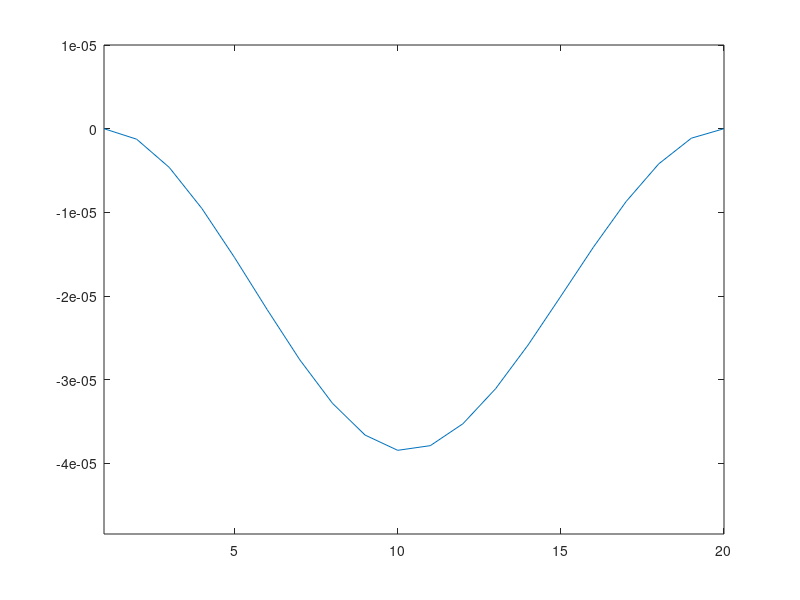
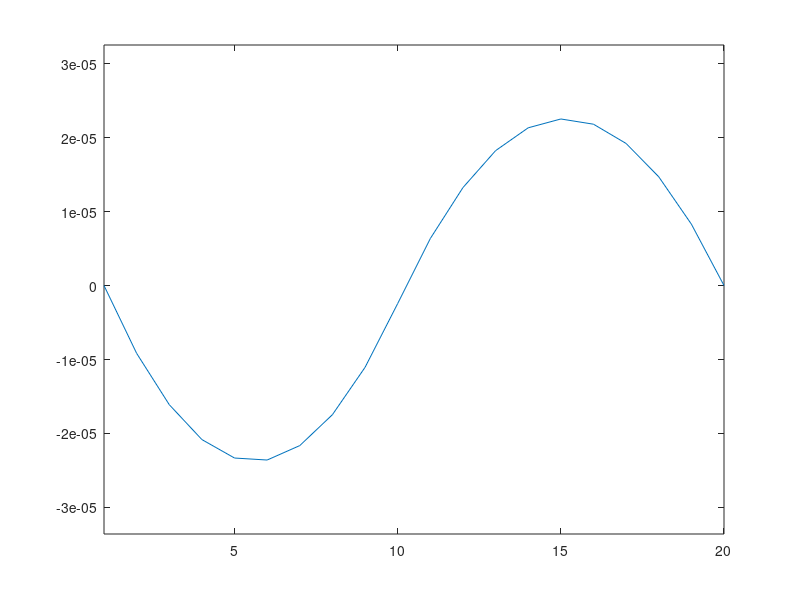
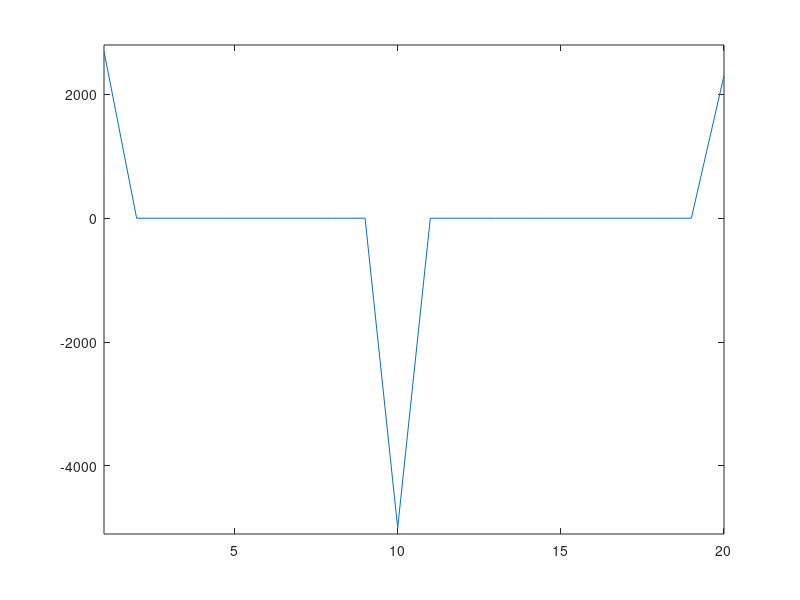
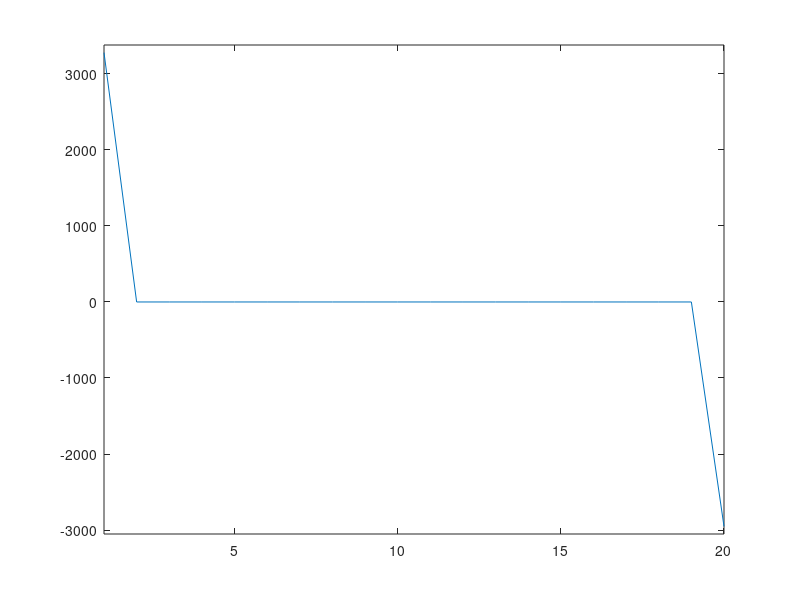

Here is the MATLAB script that generated these plots, in order:
%=======================================================================%
%                              FEM project                              %
% Problem - 1D Beam                                                     %   
% Maheshwaran K J - CB.EN.P2EDN19005                                    %
%=======================================================================%
%--------------------------------START----------------------------------%
tic               % For computing computational time 
clc               % Command Window clear
clear             % Workspace variable clear
%-----------------------------USER INPUTS-------------------------------%
% Any consistant unit system can be used.

%----------------------------Material def.------------------------------%
% E = [Modulus]
E = 210*10^9;

%---------------------------Beam properties-----------------------------%
% Total length
len = 5;
% Crossection type
% Use 'nan' to suppress
    % Square a = [side length]
    a = nan;
    % Circle r = [radius]
    r = nan;
    % rectangle R = [length, height]
    R = [nan,nan];
    % Manual MOI value for custom crossection
    I = 4*10^-4;

%---------------------------------Mesh----------------------------------%
% Number of elements
e = 19;
% Total number of nodes = e + 1

%-------------------------Boundary condition----------------------------%
% Bc = [Node number, Displacement val. [mm], Rotation val. [Deg]]
% Use '0' to suppress DOF
% For Fixed [Node number, 0, 0]
% For Pinned [Node number, 0, nan]

Bc = [1, 0, 0
    20, 0, 0];

%--------------------------------Load-----------------------------------%
% L = [Node number, Force, Moment]
% Use 'nan' to calculate reaction Force & Moment
% Use '0' to suppress Force/Moment
% For at Fixed [Node number, nan, nan]
% For Pinned [Node number, nan, 0]

L = [1, nan, nan
    10, -5000, 0
    20, nan, nan];

%-------------------------END OF USER INPUTS----------------------------%

%----------------------Assembly and calculation-------------------------%

%--------------------Moment of inertia calculation----------------------%
if (isnan(a) == 0)         % Reading Moment of inertia setting 
    sh = 1;                % Square
elseif (isnan(r) == 0)
    sh = 2;                % Circle
elseif (isnan(R(:,:)) == 0)
    sh = 3;                % Rectangle
else
    sh = 4;                % Manual
end

switch sh                  % Calculating Moment of inertia
    case 1
        I = (1/12) * a^4;
    case 2
        I = (1/4) * pi * r^4;
    case 3
        I = (1/12) * R(2) * R(1)^3;
    case 4                 
end

%----------------------Beam Stiffnes Matrix ref.------------------------%
el = len/e;
KK = [12 6*el -12 6*el
    6*el 4*el^2 -6*el 2*el^2
    -12 -6*el 12 -6*el
    6*el 2*el^2 -6*el 4*el^2];

%------------------------------LM array---------------------------------%
% DOF per node is 2 & 4 per element

LM = zeros(4,e);
n = 1;
for i=1:e
    LM(:,i)=LM(:,i)+(n:n+3)';
    n = n+2;
end

%--------------------Global Stiffness matrix assembly-------------------%
K = zeros((e+1)*2);                 %Pre-assigning zeros
for i = 1:((e+1)*2)
    for j = 1:((e+1)*2)
        for r = 1:e
            LMi = 0;
            LMj = 0;
            for t = 1:4
                if LM(t,r) == i     %Searching i index of K in LM array
                    LMi = t;
                end
                if LM(t,r) == j     %Searching j index of K in LM array
                    LMj = t;
                end
            end
            if (LMi ~= 0 && LMj ~= 0)
                K(i,j) = K(i,j) + KK(LMi,LMj); % Assigning values from 
                                               % KK stiffness ref.Mat.
            end
        end
    end
end

%---------------------Global force vector assembly----------------------%
f = zeros(e+1,2);        % For User load input reading
F = zeros(2*(e+1),1);    % For global force vector
Ls = size(L);

for i = 1:Ls(1)                 % Reading User input and storing
    for j = 1:e+1
        if L(i,1) == j
            f(j,:) = [L(i,2),L(i,3)];
        end
    end
end

fl = 1;                         % Flag variable
for i = 1:e+1                   % Assigning values in global F vector
    F(fl) = f(i,1);
    F(fl+1) = f(i,2);
    fl = fl + 2;
end 

%----------------------Global DOF vector assembly-----------------------%
d = nan .* zeros(e+1,2);        % For User Bc input reading
D = nan .* zeros(2*(e+1),1);    % For global d vector
Bcs = size(Bc);

for i = 1:Bcs(1)                % Reading User input and storing
    for j = 1:e+1
        if Bc(i,1) == j
            d(j,:) = [Bc(i,2),Bc(i,3)];
        end
    end
end

fl = 1;                         % Flag variable
for i = 1:e+1                   % Assigning values in global d vector
    D(fl) = d(i,1);
    D(fl+1) = d(i,2);
    fl = fl + 2;
end 

%------------------Finding unknown degrees of freedom-------------------%
%------------------------Row-Column elimination-------------------------%
Kd = K;
fl = 0;
for i = 1:(e+1)*2              % Making rows and column Zero
    if isnan(F(i)) == 1
        Kd(i,:) = Kd(i,:)*0;
        Kd(:,i) = Kd(:,i)*0;
        fl = fl + 1;
    end
end

i = fl;
j = 1;
while (i>0)                    % Removing Zero rows and columns
    if Kd(j,:) == 0
        Kd(j,:) = [];
        Kd(:,j) = [];
        i = i - 1;
    else
        j = j+1;
    end
end

%-----------------Force vector trimming for calculation-----------------%
Fd = zeros(((e+1)*2 - fl),2);
j = 1;
for i = 1:(e+1)*2
    if isnan(F(i)) == 0
        Fd(j,1) = i;
        Fd(j,2) = F(i);
        j = j + 1;
    end
end

%-----------------------Unknown DOF calculation-------------------------%
dd = Fd;
dd(:,2) = inv(((E*I)/(len/e)^3) .* Kd) * Fd(:,2);

%-----------------Finding reaction forces and moments-------------------%
%-------------------------Assembling D vector---------------------------%
for i = 1:((e+1)*2 - fl)
    D(dd(i,1)) = dd(i,2);
end

%-------------------------Calculating forces----------------------------%
RF = (((E*I)/(len/e)^3) .* K)*D;
toc

%--------------------------------POST-----------------------------------%
% !!!!! If graphs are empty after run, comment all axis commands !!!!!
P1 = (1:2:(e+1)*2)';    % [1,3,5, ..... (e+1)*2] For Disp. and Force.
P2 = (2:2:(e+1)*2)';    % [2,4,6, ..... (e+1)*2] For Rot. and Moment.
figure('Name','Displacement');
plot(1:e+1,D(P1));
axis([1 e+1 min(D(P1))-10e-6 max(D(P1))+10e-6 ]) % Comment to suppress
figure('Name','Rotation');
plot(1:e+1,D(P2));
axis([1 e+1 min(D(P2))-10e-6 max(D(P2))+10e-6 ]) % Comment to suppress
figure('Name','Force');
plot(1:e+1,RF(P1));
axis([1 e+1 min(RF(P1))-100 max(RF(P1))+100])    % Comment to suppress
figure('Name','Moment');
plot(1:e+1,RF(P2));
axis([1 e+1 min(RF(P2))-100 max(RF(P2))+100 ])   % Comment to suppress

%---------------------------END OF PROGRAM------------------------------%
